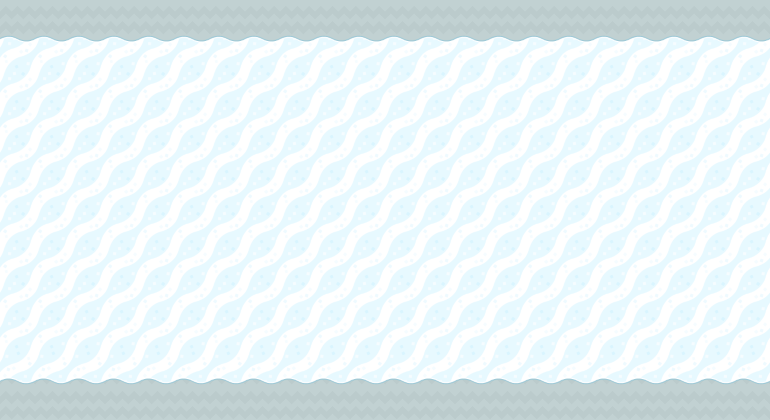

Below is a game level as drawn by its tile map, then a one-line description and the .tmx file that defines it, in full:
An orthogonal 22x12 tile map with 35x35 px tiles, 3 tile layers (background, walkable, collision) and 14 objects.

<map version="1.0" orientation="orthogonal" renderorder="right-down" width="22" height="12" tilewidth="35" tileheight="35" nextobjectid="23">
 <tileset firstgid="1" name="tiles_spritesheet" tilewidth="35" tileheight="35" spacing="1" tilecount="156" columns="12">
  <image source="../tiles/tiles_spritesheet.png" width="457" height="468" />
 </tileset>
 <layer name="background" width="22" height="12">
  <data encoding="csv">
155,155,155,155,155,155,155,155,155,155,155,155,155,155,155,155,155,155,155,155,155,155,
155,155,155,155,155,155,155,155,155,155,155,155,155,155,155,155,155,155,155,155,155,155,
88,88,88,88,88,88,88,88,88,88,88,88,88,88,88,88,88,88,88,88,88,88,
88,88,88,88,88,88,88,88,88,88,88,88,88,88,88,88,88,88,88,88,88,88,
88,88,88,88,88,88,88,88,88,88,88,88,88,88,88,88,88,88,88,88,88,88,
88,88,88,88,88,88,88,88,88,88,88,88,88,88,88,88,88,88,88,88,88,88,
88,88,88,88,88,88,88,88,88,88,88,88,88,88,88,88,88,88,88,88,88,88,
88,88,88,88,88,88,88,88,88,88,88,88,88,88,88,88,88,88,88,88,88,88,
88,88,88,88,88,88,88,88,88,88,88,88,88,88,88,88,88,88,88,88,88,88,
88,88,88,88,88,88,88,88,88,88,88,88,88,88,88,88,88,88,88,88,88,88,
155,155,155,155,155,155,155,155,155,155,155,155,155,155,155,155,155,155,155,155,155,155,
155,155,155,155,155,155,155,155,155,155,155,155,155,155,155,155,155,155,155,155,155,155
</data>
 </layer>
 <layer name="walkable" width="22" height="12">
  <data encoding="csv">
0,0,0,0,0,0,0,0,0,0,0,0,0,0,0,0,0,0,0,0,0,0,
92,92,92,92,92,92,92,92,92,92,92,92,92,92,92,92,92,92,92,92,92,92,
0,0,0,0,0,0,0,0,0,0,0,0,0,0,0,0,0,0,0,0,0,0,
0,0,0,0,0,0,0,0,0,0,0,0,0,0,0,0,0,0,0,0,0,0,
0,0,0,0,0,0,0,0,0,0,0,0,0,0,0,0,0,0,0,0,0,0,
0,0,0,0,0,0,0,0,0,0,0,0,0,0,0,0,0,0,0,0,0,0,
0,0,0,0,0,0,0,0,0,0,0,0,0,0,0,0,0,0,0,0,0,0,
0,0,0,0,0,0,0,0,0,0,0,0,0,0,0,0,0,0,0,0,0,0,
0,0,0,0,0,0,0,0,0,0,0,0,0,0,0,0,0,0,0,0,0,0,
0,0,0,0,0,0,0,0,0,0,0,0,0,0,0,0,0,0,0,0,0,0,
3221225564,3221225564,3221225564,3221225564,3221225564,3221225564,3221225564,3221225564,3221225564,3221225564,3221225564,3221225564,3221225564,3221225564,3221225564,3221225564,3221225564,3221225564,3221225564,3221225564,3221225564,3221225564,
0,0,0,0,0,0,0,0,0,0,0,0,0,0,0,0,0,0,0,0,0,0
</data>
 </layer>
 <layer name="collision" width="22" height="12">
  <properties>
   <property name="collision" value="true" />
  </properties>
  <data encoding="csv">
155,155,155,155,155,155,155,155,155,155,155,155,155,155,155,155,155,155,155,155,155,155,
0,0,0,0,0,0,0,0,0,0,0,0,0,0,0,0,0,0,0,0,0,0,
0,0,0,0,0,0,0,0,0,0,0,0,0,0,0,0,0,0,0,0,0,0,
0,0,0,0,0,0,0,0,0,0,0,0,0,0,0,0,0,0,0,0,0,0,
0,0,0,0,0,0,0,0,0,0,0,0,0,0,0,0,0,0,0,0,0,0,
0,0,0,0,0,0,0,0,0,0,0,0,0,0,0,0,0,0,0,0,0,0,
0,0,0,0,0,0,0,0,0,0,0,0,0,0,0,0,0,0,0,0,0,0,
0,0,0,0,0,0,0,0,0,0,0,0,0,0,0,0,0,0,0,0,0,0,
0,0,0,0,0,0,0,0,0,0,0,0,0,0,0,0,0,0,0,0,0,0,
0,0,0,0,0,0,0,0,0,0,0,0,0,0,0,0,0,0,0,0,0,0,
0,0,0,0,0,0,0,0,0,0,0,0,0,0,0,0,0,0,0,0,0,0,
155,155,155,155,155,155,155,155,155,155,155,155,155,155,155,155,155,155,155,155,155,155
</data>
 </layer>
 <objectgroup name="objects">
  <object id="7" gid="108" x="35" y="210" width="35" height="35" />
  <object id="8" gid="94" x="1" y="37" width="35" height="35" />
  <object id="9" gid="94" x="1" y="70" width="35" height="35" />
  <object id="10" gid="94" x="1" y="107" width="35" height="35" />
  <object id="11" gid="94" x="1" y="141" width="35" height="35" />
  <object id="12" gid="94" x="0" y="175" width="35" height="35" />
  <object id="13" gid="94" x="0" y="210" width="35" height="35" />
  <object id="14" gid="94" x="0" y="245" width="35" height="35" />
  <object id="15" gid="94" x="0" y="280" width="35" height="35" />
  <object id="16" gid="94" x="0" y="316" width="35" height="35" />
  <object id="17" gid="94" x="0" y="350" width="35" height="35" />
  <object id="18" gid="94" x="0" y="385" width="35" height="35" />
  <object id="19" gid="94" x="0" y="420" width="35" height="35" />
  <object id="20" gid="76" x="455" y="210" width="35" height="35" />
 </objectgroup>
</map>
